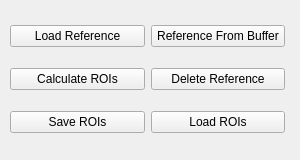
       <widget class="QWidget" name="AcquireRef">
        <attribute name="title">
         <string>Reference Image</string>
        </attribute>
        <widget class="QWidget" name="gridLayoutWidget_4">
         <property name="geometry">
          <rect>
           <x>10</x>
           <y>10</y>
           <width>281</width>
           <height>141</height>
          </rect>
         </property>
         <layout class="QGridLayout" name="gridLayout_4">
          <property name="sizeConstraint">
           <enum>QLayout::SetDefaultConstraint</enum>
          </property>
          <property name="leftMargin">
           <number>0</number>
          </property>
          <property name="rightMargin">
           <number>6</number>
          </property>
          <item row="0" column="0">
           <widget class="QPushButton" name="m_btn_RefImg_load">
            <property name="text">
             <string>Load Reference</string>
            </property>
           </widget>
          </item>
          <item row="1" column="0">
           <widget class="QPushButton" name="m_btn_Calc_ROIs">
            <property name="text">
             <string>Calculate ROIs</string>
            </property>
           </widget>
          </item>
          <item row="0" column="1">
           <widget class="QPushButton" name="m_btn_Cap_Ref">
            <property name="text">
             <string>Reference From Buffer</string>
            </property>
           </widget>
          </item>
          <item row="1" column="1">
           <widget class="QPushButton" name="m_btn_RefImg_clear">
            <property name="text">
             <string>Delete Reference</string>
            </property>
           </widget>
          </item>
          <item row="2" column="0">
           <widget class="QPushButton" name="m_saveRois">
            <property name="text">
             <string>Save ROIs</string>
            </property>
           </widget>
          </item>
          <item row="2" column="1">
           <widget class="QPushButton" name="m_loadRois">
            <property name="text">
             <string>Load ROIs</string>
            </property>
           </widget>
          </item>
         </layout>
        </widget>
       </widget>
